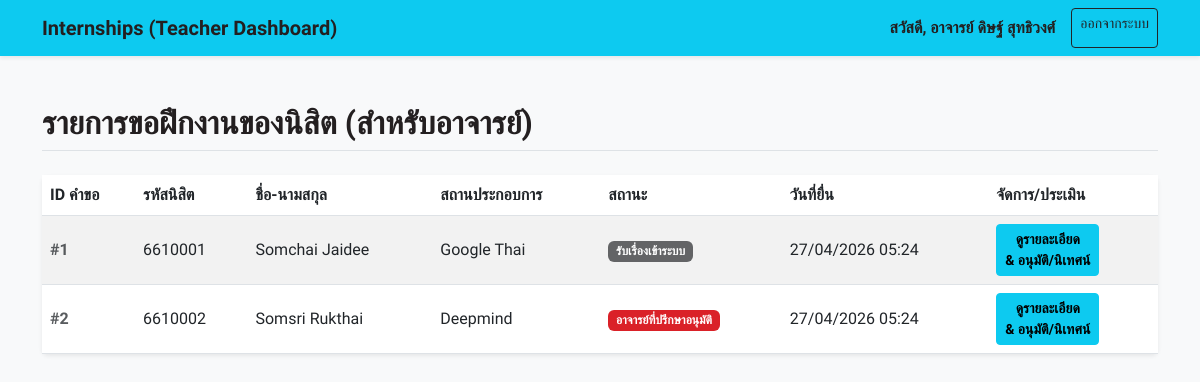
The page /teacher_dashboard.php (signed in) on the database its author committed.
### tables this page shows
CREATE TABLE `internship_requests` (
  `id` int(11) NOT NULL AUTO_INCREMENT,
  `student_id` int(11) NOT NULL,
  `program_type` varchar(50) NOT NULL,
  `major` varchar(100) NOT NULL,
  `student_phone` varchar(20) NOT NULL,
  `student_email` varchar(100) NOT NULL,
  `internship_type` enum('course','experience') NOT NULL,
  `course_code` varchar(20) DEFAULT NULL,
  `course_name` varchar(100) DEFAULT NULL,
  `location_type` enum('domestic','international') NOT NULL,
  `country` varchar(100) DEFAULT NULL,
  `doc_language` enum('thai','english') NOT NULL,
  `doc_type` enum('consideration','consideration_and_referral') NOT NULL,
  `company_name` varchar(255) NOT NULL,
  `position` varchar(255) NOT NULL,
  `coordinator_name` varchar(100) NOT NULL,
  `agency_phone` varchar(20) NOT NULL,
  `agency_email` varchar(100) NOT NULL,
  `start_date` date NOT NULL,
  `end_date` date NOT NULL,
  `semester` varchar(10) NOT NULL,
  `academic_year` varchar(10) NOT NULL,
  `attempt_number` int(11) NOT NULL DEFAULT 1,
  `previous_agency` varchar(255) DEFAULT NULL,
  `reason_for_change` text DEFAULT NULL,
  `status` int(11) NOT NULL DEFAULT 1 COMMENT '1: Received, 2: Advisor Approved, 3: Letter Issued, 4: Finished, 9: Canceled',
  `created_at` timestamp NOT NULL DEFAULT CURRENT_TIMESTAMP,
  PRIMARY KEY (`id`),
  FOREIGN KEY (`student_id`) REFERENCES `users`(`id`) ON DELETE CASCADE
);

CREATE TABLE `users` (
  `id` int(11) NOT NULL AUTO_INCREMENT,
  `username` varchar(50) NOT NULL UNIQUE,
  `password` varchar(255) NOT NULL,
  `role` enum('student','staff','teacher') NOT NULL,
  `first_name` varchar(100) NOT NULL,
  `last_name` varchar(100) NOT NULL,
  `title` varchar(50) DEFAULT NULL,
  `year_level` int(11) DEFAULT NULL,
  `profile_image` varchar(255) DEFAULT NULL,
  `education` text DEFAULT NULL,
  PRIMARY KEY (`id`)
);

### teacher_dashboard.php (the view, shortened to what this page needs)
<?php
include 'config.php';
$sql = "SELECT ir.*, u.first_name, u.last_name, u.username as student_id_code
        FROM internship_requests ir
        JOIN users u ON ir.student_id = u.id
        ORDER BY ir.created_at DESC";
$result = $conn->query($sql);
?>
<!DOCTYPE html>
<html lang="th">
<head>
    <link href="https://cdn.jsdelivr.net/npm/bootstrap@5.3.0/dist/css/bootstrap.min.css" rel="stylesheet">
    <link rel="stylesheet" href="swu-theme.css">
</head>
<body>
<nav class="navbar navbar-expand-lg navbar-dark bg-info shadow-sm">
  <div class="container">
    <a class="navbar-brand fw-bold text-dark" href="#">Internships (Teacher Dashboard)</a>
    <div class="d-flex">
        <span class="navbar-text text-dark fw-bold me-3">สวัสดี, อาจารย์ <?= $_SESSION['name'] ?></span>
        <a href="logout.php" class="btn btn-outline-dark btn-sm">ออกจากระบบ</a>
    </div>
  </div>
</nav>
<div class="container mt-5">
    <h2 class="mb-4 text-dark fw-bold border-bottom pb-2">รายการขอฝึกงานของนิสิต (สำหรับอาจารย์)</h2>
    <div class="card shadow-sm border-0">
        <div class="card-body p-0">
            <div class="table-responsive">
                <table class="table table-hover table-striped mb-0 align-middle">
                    <thead class="bg-light">
                        <tr>
                            <th>ID คำขอ</th>
                            <th>รหัสนิสิต</th>
                            <th>ชื่อ-นามสกุล</th>
                            <th>สถานประกอบการ</th>
                            <th>สถานะ</th>
                            <th>วันที่ยื่น</th>
                            <th>จัดการ/ประเมิน</th>
                        </tr>
                    </thead>
                    <tbody>
                        <?php if($result->num_rows > 0): ?>
                            <?php while($row = $result->fetch_assoc()): ?>
                                <tr>
                                    <td class="fw-bold text-muted">#<?= $row['id'] ?></td>
                                    <td><?= htmlspecialchars($row['student_id_code']) ?></td>
                                    <td><?= htmlspecialchars($row['first_name'] . ' ' . $row['last_name']) ?></td>
                                    <td><?= htmlspecialchars($row['company_name']) ?></td>
                                    <td><?= getStatusLabel($row['status']) ?></td>
                                    <td><?= date('d/m/Y H:i', strtotime($row['created_at'])) ?></td>
                                    <td>
                                        <a href="teacher_view.php?id=<?= $row['id'] ?>" class="btn btn-sm btn-info fw-bold">ดูรายละเอียด <br>& อนุมัติ/นิเทศน์</a>
                                    </td>
                                </tr>
                            <?php endwhile; ?>
                        <?php else: ?>
                            <tr>
                                <td colspan="7" class="text-center py-4 text-muted">ยังไม่มีรายการคำขอ</td>
                            </tr>
                        <?php endif; ?>
                    </tbody>
                </table>
            </div>
        </div>
    </div>
</div>
</body>
</html>

### config.php (shortened to what this page needs)
<?php
function getStatusLabel($status_code) {
    switch ($status_code) {
        case 1: return '<span class="badge bg-secondary">รับเรื่องเข้าระบบ</span>';
        case 2: return '<span class="badge bg-primary">อาจารย์ที่ปรึกษาอนุมัติ</span>';
    }
}
?>

### swu-theme.css (style rules this page uses)
:root { --swu-red: #DA2128; --swu-red-hover: #b01820; --swu-grey: #636466; --swu-dark: #231F20; --bs-primary: #DA2128; --bs-primary-rgb: 218, 33, 40; --bs-secondary: #636466; --bs-secondary-rgb: 99, 100, 102; --bs-dark: #231F20; --bs-dark-rgb: 35, 31, 32; --bs-link-color: #DA2128; --bs-link-hover-color: #b01820; }
.bg-primary { background-color: var(--swu-red) !important; }
.bg-secondary { background-color: var(--swu-grey) !important; }

### teacher_dashboard.php (style rules this page uses)
body { font-family: 'Kanit', sans-serif; background-color: #f8f9fa; }

### rows shown on the page
internship_requests: id "1", student.username "6610001", student.last_name "Somchai Jaidee", company_name "Google Thai", status "รับเรื่องเข้าระบบ", created_at "27/04/2026 05:24"
internship_requests: id "2", student.username "6610002", student.last_name "Somsri Rukthai", company_name "Deepmind", status "อาจารย์ที่ปรึกษาอนุมัติ", created_at "27/04/2026 05:24"

### other values the page prints
$_SESSION['name'] "ดิษฐ์ สุทธิวงศ์"
